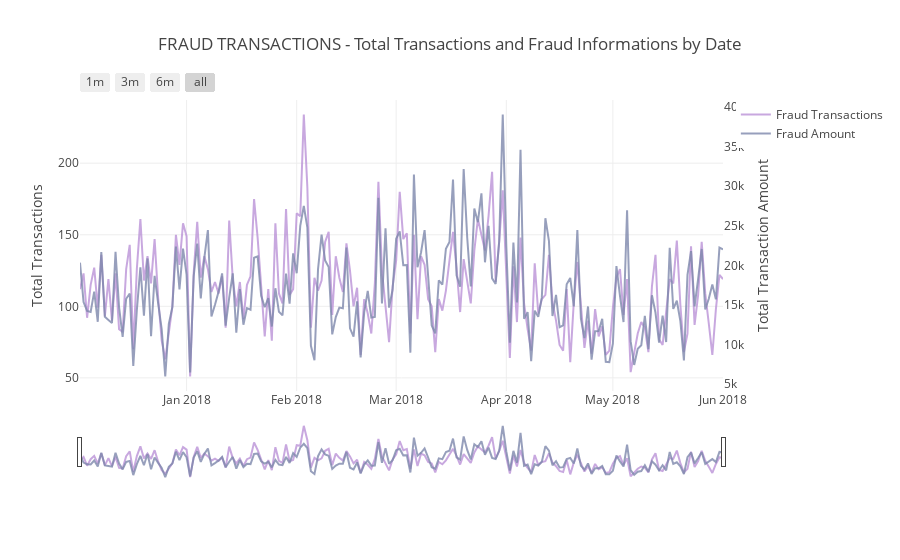

The notebook cell this image was saved under:
### Markdown cell above
Fraud Transactions by Date

### Code cell
# Calling the function to transform the date column in datetime pandas object

#seting some static color options
color_op = ['#5527A0', '#BB93D7', '#834CF7', '#6C941E', '#93EAEA', '#7425FF', '#F2098A', '#7E87AC', 
            '#EBE36F', '#7FD394', '#49C35D', '#3058EE', '#44FDCF', '#A38F85', '#C4CEE0', '#B63A05', 
            '#4856BF', '#F0DB1B', '#9FDBD9', '#B123AC']

tmp_amt = train_transaction.groupby([train_transaction.Date.dt.date, 'isFraud'])['TransactionAmt'].sum().reset_index()
tmp_trans = train_transaction.groupby([train_transaction.Date.dt.date, 'isFraud'])['TransactionAmt'].count().reset_index()

tmp_trans_fraud = tmp_trans[tmp_trans['isFraud'] == 1]
tmp_amt_fraud = tmp_amt[tmp_amt['isFraud'] == 1]

dates_temp = train_transaction.groupby(train_transaction.Date.dt.date)['TransactionAmt'].count().reset_index()
# renaming the columns to apropriate names

# creating the first trace with the necessary parameters
trace = go.Scatter(x=tmp_trans_fraud['Date'], y=tmp_trans_fraud.TransactionAmt,
                    opacity = 0.8, line = dict(color = color_op[1]), name= 'Fraud Transactions')

# using the new dates_temp_sum we will create the second trace
trace1 = go.Scatter(x=tmp_amt_fraud.Date, line = dict(color = color_op[7]), name="Fraud Amount",
                    y=tmp_amt_fraud['TransactionAmt'], opacity = 0.8, yaxis='y2')

#creating the layout the will allow us to give an title and 
# give us some interesting options to handle with the outputs of graphs
layout = dict(
    title= "FRAUD TRANSACTIONS - Total Transactions and Fraud Informations by Date",
    xaxis=dict(
        rangeselector=dict(
            buttons=list([
                dict(count=1, label='1m', step='month', stepmode='backward'),
                dict(count=3, label='3m', step='month', stepmode='backward'),
                dict(count=6, label='6m', step='month', stepmode='backward'),
                dict(step='all')
            ])
        ),
        rangeslider=dict(visible = True),
        type='date' ),
    yaxis=dict(title='Total Transactions'),
    yaxis2=dict(overlaying='y',
                anchor='x', side='right',
                zeroline=False, showgrid=False,
                title='Total Transaction Amount')
)

# creating figure with the both traces and layout
fig = dict(data= [trace, trace1], layout=layout)

#rendering the graphs
iplot(fig) #it's an equivalent to plt.show()

### Figure 1 — Plotly figure (JSON) as saved in the notebook; plotly's stock layout.template omitted (floating-point values rounded to 4 significant figures; data arrays with more than 128 entries replaced by an {"elided": "..."} marker saying what was removed)
{"data": [{"opacity": 0.8, "name": "Fraud Transactions", "y": {"elided": "182 int values"}, "x": {"elided": "182 str values"}, "line": {"color": "#BB93D7"}, "type": "scatter", "uid": "22dbc522-d5d9-4264-b307-45604eec3855"}, {"opacity": 0.8, "name": "Fraud Amount", "yaxis": "y2", "y": {"elided": "182 float values"}, "x": {"elided": "182 str values"}, "line": {"color": "#7E87AC"}, "type": "scatter", "uid": "a5e27104-5280-46e0-86a4-683f6f15d3ea"}], "layout": {"yaxis2": {"title": {"text": "Total Transaction Amount"}, "anchor": "x", "overlaying": "y", "zeroline": false, "showgrid": false, "side": "right"}, "yaxis": {"title": {"text": "Total Transactions"}}, "xaxis": {"rangeselector": {"buttons": [{"count": 1, "step": "month", "stepmode": "backward", "label": "1m"}, {"count": 3, "step": "month", "stepmode": "backward", "label": "3m"}, {"count": 6, "step": "month", "stepmode": "backward", "label": "6m"}, {"step": "all"}]}, "type": "date", "rangeslider": {"visible": true}}, "title": {"text": "FRAUD TRANSACTIONS - Total Transactions and Fraud Informations by Date"}}}
